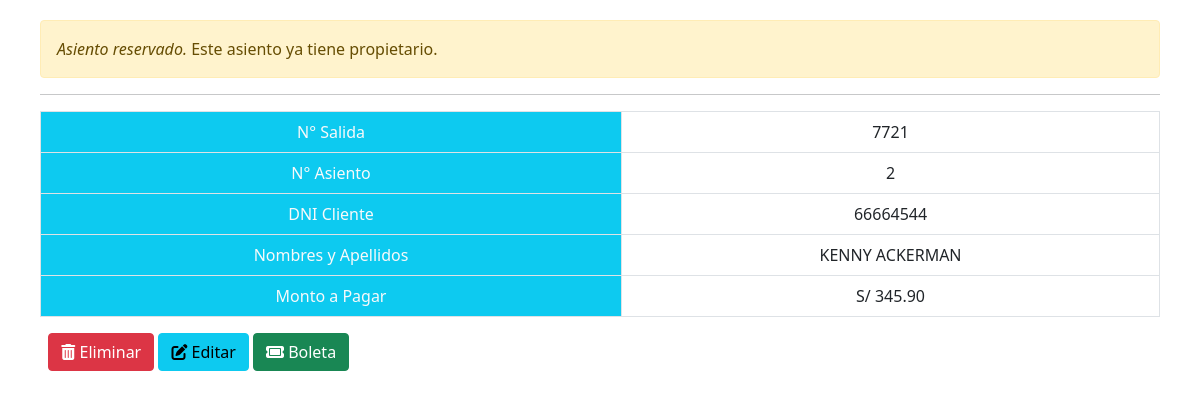
The app's page /php/salidas/reservar.php?id=00002&asiento=2&salida=7721&estado=OCUPADO with its own data.
### tables this page shows
CREATE TABLE `con_pasajero` (
  `id_cod` int(11) NOT NULL,
  `id_salida` int(11) NOT NULL,
  `asiento` int(2) NOT NULL,
  `dni` int(8) NOT NULL,
  `fec_emi` date NOT NULL,
  `monto` decimal(8,2) NOT NULL
);

CREATE TABLE `clientes` (
  `dni` int(8) NOT NULL,
  `nombres` varchar(50) NOT NULL,
  `apellidos` varchar(50) NOT NULL,
  `sexo` varchar(1) NOT NULL
);

CREATE TABLE `salidas` (
  `id_salida` int(7) NOT NULL,
  `fecha` date DEFAULT NULL,
  `hora` time DEFAULT NULL,
  `origen` varchar(50) DEFAULT NULL,
  `destino` varchar(50) DEFAULT NULL,
  `monto` decimal(8,2) NOT NULL
);

### php/salidas/reservar.php (the view, shortened to what this page needs)
<!DOCTYPE html>
<html lang="es">
<head>
    <link rel="stylesheet" href="../../styles/style.css">
	<link href="https://cdn.jsdelivr.net/npm/bootstrap@5.0.2/dist/css/bootstrap.min.css" rel="stylesheet">
</head>
<body>
<?php
	include '../conexion.php';
	$salida=$_GET['salida'];
	$estado=$_GET["estado"];
	$id_asiento=$_GET["id"];
	$n_asiento=$_GET["asiento"];
	$var_consulta= "select * from salidas where id_salida=$salida";
    $var_resultado = $conexion->query($var_consulta);
	while ($row=$var_resultado->fetch_array()){
		$monto = $row['monto'];
	}
	if ($estado=='OCUPADO') {
		echo '
			<div class="alert alert-warning" role="alert">
  				<i>Asiento reservado.</i> Este asiento ya tiene propietario.
			</div>
			<hr>
			<table class="table table-bordered text-center">
		';
		$var_consulta= "select cp.dni,c.nombres,c.apellidos from con_pasajero cp
		INNER JOIN clientes c ON cp.dni=c.dni
		where asiento=$n_asiento and id_salida=$salida";
    	$var_resultado = $conexion->query($var_consulta);
		while ($row=$var_resultado->fetch_array()){
			$dni = $row['dni'];
			$nombres = $row['nombres'];
			$apellidos = $row['apellidos'];
			echo'
				<tr>
					<td class="bg-info text-light">N° Salida</td><td>'.$salida.'</td>
				</tr>
				<tr>
					<td class="bg-info text-light">N° Asiento</td><td>'.$n_asiento.'</td>
				</tr>
				<tr>
					<td class="bg-info text-light">DNI Cliente</td><td>'.$dni.'</td>
				</tr>
				<tr>
					<td class="bg-info text-light">Nombres y Apellidos</td><td>'.$nombres.' '.$apellidos.'</td>
				</tr>
				<tr>
					<td class="bg-info text-light">Monto a Pagar</td><td>S/ '.$monto.'</td>
				</tr>
			</table>
			&nbsp;&nbsp;<a class="btn btn-danger" href="eli_reser.php?id='.$id_asiento.'&salida='.$salida.'&n_asiento='.$n_asiento.'"><i class="fa-solid fa-trash-can"></i> Eliminar</a>
			<a class="btn btn-info" href="edit_reser.php?dni='.$dni.'&salida='.$salida.'&n_asiento='.$n_asiento.'"><i class="fa-solid fa-pen-to-square"></i> Editar</a>
			<a class="btn btn-success" target="_blank" href="boleta.php?dni='.$dni.'&salida='.$salida.'&n_asiento='.$n_asiento.'"><i class="fa-solid fa-ticket"></i> Boleta</a>
			';
		}
			}
			?>
</body>
</html>

### styles/style.css (style rules this page uses)
* { padding: 0;margin: 0; box-sizing: border-box; }
body { padding: 20px 40px; }

### records on screen
con_pasajero: dni "66664544", clientes.nombres "KENNY", clientes.apellidos "ACKERMAN", id_salida.monto "345.90"
